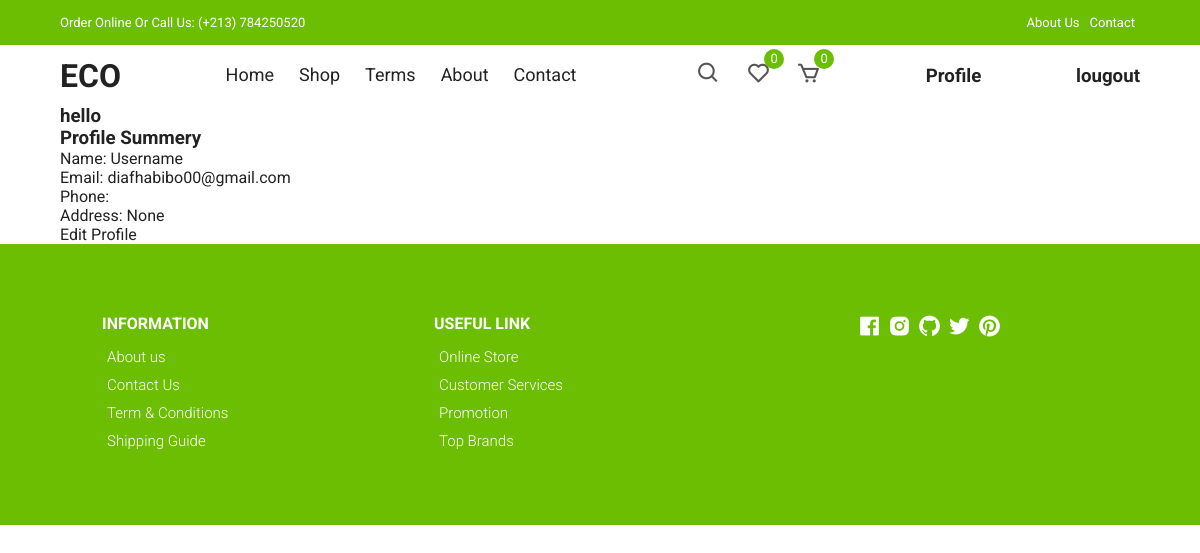
The page /accounts/profile (signed in) on the database its author committed.
### accounts/models.py (models this page shows)
class Profile(models.Model):
    user = models.OneToOneField(User, on_delete=models.CASCADE)
    city = models.ForeignKey('City', related_name='user_city', on_delete=models.CASCADE , blank=True, null=True)
    phone_number = models.CharField(max_length=15)
    image  = models.ImageField(upload_to='profile/')
    def __str__(self):
        return str(self.user)

### accounts/views.py (the view)
# urls.py: path('profile',views.profile , name='profile'),
def profile(request):
    profile = Profile.objects.get(user=request.user)
    return render(request,'accounts/profile.html',{'profile': profile})

### accounts/templates/accounts/profile.html (shortened to what this page needs)
{% extends 'base.html' %}
{% load bootstrap4 %}
{% block body %}
    <div class="bradcam_area bradcam_bg_1">
        <div class="container">
            <div class="row">
                <div class="col-xl-12">
                    <div class="bradcam_text">
                        <h3>hello</h3>
                    </div>
                </div>
            </div>
        </div>
    </div>
    <div class="job_details_area">
        <div class="container">
            <div class="row">
                <div class="col-lg-8 mx-auto">
                    <div class="job_sumary">
                        <div class="summery_header">
                            <h3>Profile Summery</h3>
                        </div>
                        <div class="job_content">
                            <ul>
                                <li>Name: <span>{{profile}}</span></li>
                                <li>Email: <span>{{profile.user.email}}</span></li>
                                <li>Phone: </li>
                                <li>Address: <span>{{profile.city}}</span></li>
                            </ul>
                        </div>
                        <div class="p-5">
                            <a class="boxed-btn3 w-100" href="{% url 'accounts:profile_edit' %}"> Edit Profile</a>
                        </div>
                    </div>
                </div>
            </div>
        </div>
    </div>
    {% endblock body %}

### static/css/styles.css (style rules this page uses)
:root { --white: #fff; --black: #222; --green: #6cbe02; --grey1: #f0f0f0; --grey2: #e9d7d3; }
*, *::before, *::after { margin: 0; padding: 0; box-sizing: inherit; }
html { box-sizing: border-box; font-size: 62.5%; }
body { font-family: 'Roboto', sans-serif; font-size: 1.6rem; background-color: var(--white); color: var(--black); font-weight: 400; font-style: normal; }
a { text-decoration: none; color: var(--black); }
li { list-style: none; }
.container { max-width: 114rem; margin: 0 auto; padding: 0 3rem; }

### rows shown on the page
Profile: user.username "Username", user.email "diafhabibo00@gmail.com", city "None"
